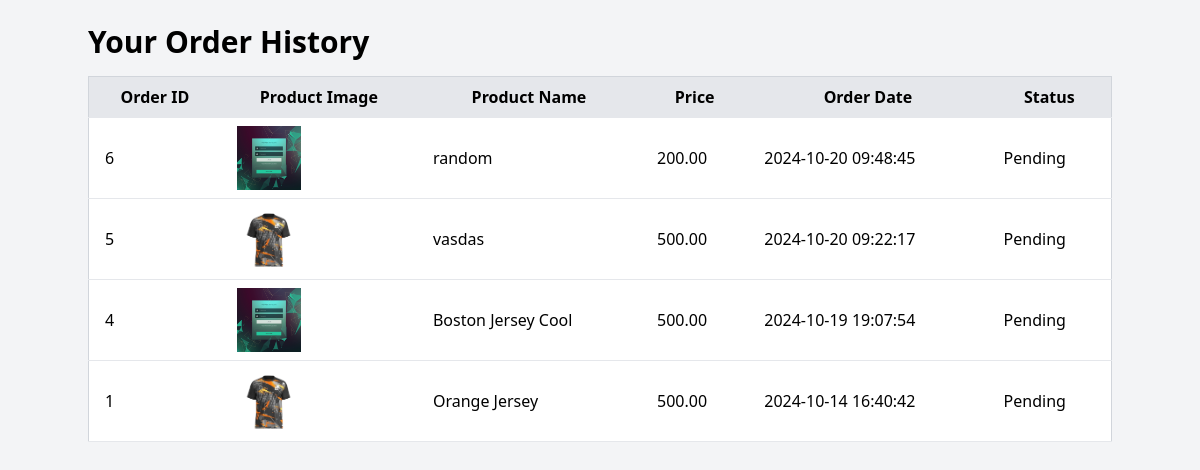
Screenshot of /order_history.php (signed in) with the database file from the repository.
### tables this page shows
CREATE TABLE `orders` (
  `id` int(11) NOT NULL,
  `user_id` int(11) DEFAULT NULL,
  `product_id` int(11) DEFAULT NULL,
  `order_date` datetime DEFAULT NULL,
  `status` varchar(50) DEFAULT NULL
);

CREATE TABLE `products` (
  `id` int(11) NOT NULL,
  `name` varchar(255) NOT NULL,
  `description` text DEFAULT NULL,
  `price` decimal(10,2) NOT NULL,
  `image_url` varchar(255) DEFAULT NULL,
  `date_created` datetime DEFAULT current_timestamp(),
  `date_updated` datetime DEFAULT current_timestamp() ON UPDATE current_timestamp(),
  `size` enum('S','M','L','XL','XXL') DEFAULT NULL
);

### order_history.php (the view, shortened to what this page needs)
<?php
include 'db_connection.php';
$userId = $_SESSION['user_id'];
$query = "
    SELECT o.id, p.name AS product_name, p.price AS product_price, p.image_url AS product_image, o.order_date, o.status
    FROM orders o
    JOIN products p ON o.product_id = p.id
    WHERE o.user_id = ?
    ORDER BY o.order_date DESC
";
$stmt = $db->prepare($query);
$stmt->bind_param("i", $userId);
$stmt->execute();
$result = $stmt->get_result();
?>
<!DOCTYPE html>
<html lang="en">
<head>
    <link rel="stylesheet" href="https://cdn.jsdelivr.net/npm/tailwindcss@2.2.19/dist/tailwind.min.css">
</head>
<body class="bg-gray-100 p-6">
    <div class="container mx-auto">
        <h2 class="text-3xl font-bold mb-4">Your Order History</h2>
        <div class="overflow-x-auto">
            <table class="min-w-full bg-white border border-gray-300">
                <thead>
                    <tr class="bg-gray-200">
                        <th class="px-4 py-2 border-b">Order ID</th>
                        <th class="px-4 py-2 border-b">Product Image</th>
                        <th class="px-4 py-2 border-b">Product Name</th>
                        <th class="px-4 py-2 border-b">Price</th>
                        <th class="px-4 py-2 border-b">Order Date</th>
                        <th class="px-4 py-2 border-b">Status</th>
                    </tr>
                </thead>
                <tbody>
                    <?php if ($result->num_rows > 0) { ?>
                        <?php while ($row = $result->fetch_assoc()) { ?>
                            <tr class="hover:bg-gray-100">
                                <td class="px-4 py-2 border-b"><?php echo htmlspecialchars($row['id']); ?></td>
                                <td class="px-4 py-2 border-b">
                                    <img src="<?php echo htmlspecialchars($row['product_image']); ?>" alt="<?php echo htmlspecialchars($row['product_name']); ?>" class="w-16 h-16 object-cover">
                                </td>
                                <td class="px-4 py-2 border-b"><?php echo htmlspecialchars($row['product_name']); ?></td>
                                <td class="px-4 py-2 border-b"><?php echo htmlspecialchars($row['product_price']); ?></td>
                                <td class="px-4 py-2 border-b"><?php echo htmlspecialchars($row['order_date']); ?></td>
                                <td class="px-4 py-2 border-b"><?php echo htmlspecialchars($row['status']); ?></td>
                            </tr>
                        <?php } ?>
                    <?php } else { ?>
                        <tr>
                            <td colspan="6" class="px-4 py-2 border-b text-center">No orders found.</td>
                        </tr>
                    <?php } ?>
                </tbody>
            </table>
        </div>
    </div>
</body>
</html>

### rows the page displays
orders: id "6", product.image_url (picture), product.name "random", product.price "200.00", order_date "2024-10-20 09:48:45", status "Pending"
orders: id "5", product.image_url (picture), product.name "vasdas", product.price "500.00", order_date "2024-10-20 09:22:17", status "Pending"
orders: id "4", product.image_url (picture), product.name "Boston Jersey Cool", product.price "500.00", order_date "2024-10-19 19:07:54", status "Pending"
orders: id "1", product.image_url (picture), product.name "Orange Jersey", product.price "500.00", order_date "2024-10-14 16:40:42", status "Pending"
